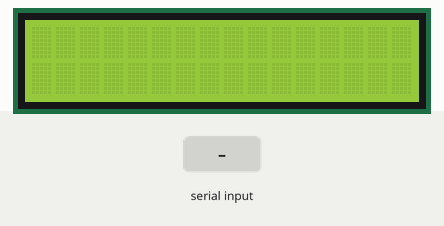
A sketch run on a simulated Arduino Uno, built with avr-gcc and run on an emulated ATmega328P. Shown: 16×2 character LCD. Inputs (shaded band) come from the test bench.

Above: at 1.2 s.
1.3 s: byte 30 received over Serial
2.8 s: byte 90 received over Serial
At 3.4 s:
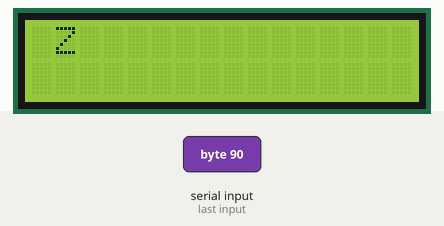
4.3 s: byte 120 received over Serial
At 5.5 s:
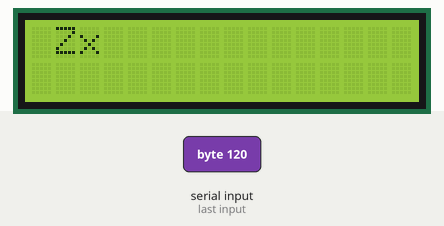
5.8 s: byte 30 received over Serial
7.3 s: byte 90 received over Serial
At 8.0 s:
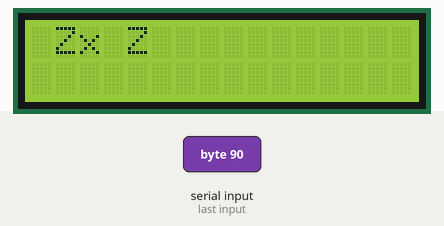
8.8 s: byte 120 received over Serial
At 9.2 s:
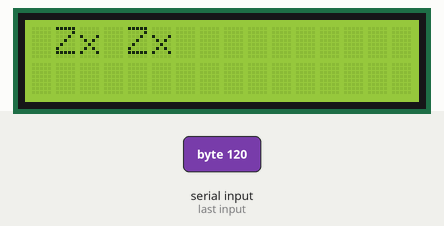
Timing chart, 0 to 11.3 s (numbered marks = the images above; inputs shaded):
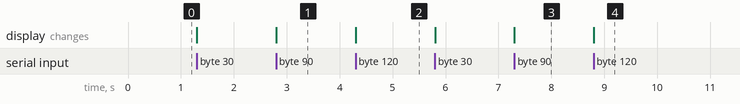

Measured:
- after the input at 2.8 s, the display: changes at once (image 1)
- after the input at 4.3 s, the display: changes at once (image 2)
- after the input at 7.3 s, the display: changes at once (image 3)
- after the input at 8.8 s, the display: changes at once (image 4)

The sketch:

calculatorDisplay..ino
```cpp
#include <LiquidCrystal.h>

LiquidCrystal lcd(12,13,4,5,6,7);
char inputBuffer;
int cursorPosRow = 0;
int cursorPosCol = 0;

void setup() {
  lcd.begin(16,2);
  lcd.clear();
  Serial.begin(9600);
}

void loop() {
  if(Serial.available() > 0) {
    inputBuffer = Serial.read();

    lcd.setCursor(cursorPosCol, cursorPosRow);
    lcd.print(inputBuffer);
    cursorPosCol++;
  }
}
```
